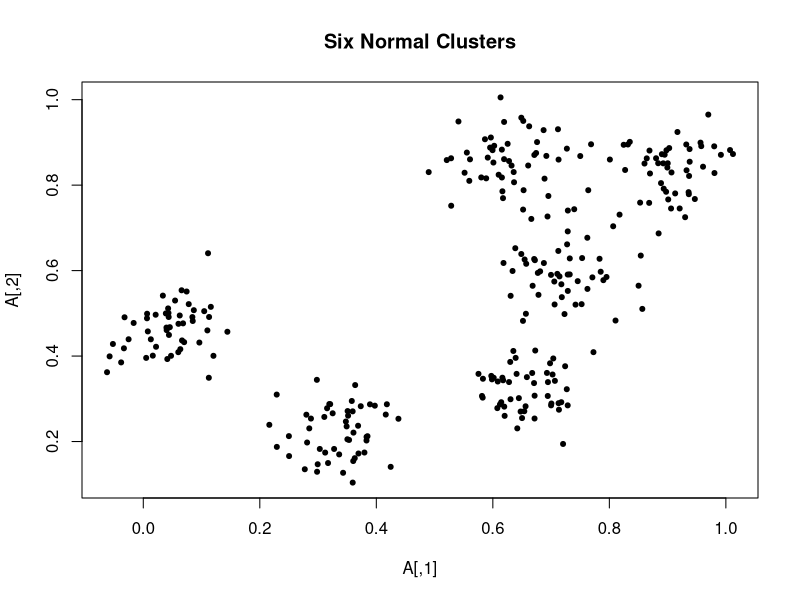

Write R code to recreate this figure. (Note: this script raises an error after producing the figure.)
# This example file generates a two-dimensional dataset of 300 points.
# It uses path length (TSP), tpPL, and OLO criteria to find orderings.
# It plots the paths and the heat maps all in one graph.

closeAllConnections()  # helps avoid "Error in file(con, "w") : all connections are in use"
library(lattice)       # for the levelplot function
library(latticeExtra)  # allow adding plotxy objects
library(MASS)
library(seriation)
library(viridis)
library(doParallel)
registerDoParallel()   # for parallel processing in TSP

### function that calculates the tree penalty matrix
penaltymatrix <-function(d,method){ 
  # d = dissimilarity matrix as a "dist" object
  # method = type of linkage: single, complete, average, Ward
  D<-as.matrix(d) # distance matrix as a "matrix" object
  if (method == "ward") {
    method = "ward.D2"
  }
  Tree1 <- hclust(d,method=method)   # tree object from hierarchical clustering
  n  <- length(Tree1$height)+1 # number of leaves in a tree
  a1 <- matrix(cutree(Tree1,1:n),ncol=n,nrow=n,byrow=F,dimnames=NULL) # matrix of cluster identities for different cuts
  h1 <- rev(Tree1$height)# vector of heights of cuts in decreasing order of length n-1
  PM <- matrix(rep(0,n^2),nrow=n) # create a matrix to save tree penalties
  for (i in 1:(n-1)) {
    for(j in (i+1):n) {
      e11 <- c(a1[i,])     # vector of cluster indices for point i
      e12 <- c(a1[j,])     # vector of cluster indices for point j
      lca1 <- max(which(e11==e12))  # least common ancestor node of i and j
      PM[i,j] <- h1[lca1]
      PM[j,i] <- PM[i,j]
    }
  }
  NM <- PM * mean(D) / mean(PM)           # normalized penalty matrix
  return(list(PM=PM,NM=NM))
}

### Generating example data: 6 Normal Clusters
### This code produces a matrix A of points
dim <- 2 # number of dimensions
cen <- 6 # number of clusters
s <- matrix(0.003,cen) # matrix of standard deviations
cl <- 50 # cluster size
n1 <- matrix(cl,cen)
mu <- matrix(runif(dim*cen),ncol=dim) # matrix of centers

C <- list()
for (i in 1:cen) {
  C[[i]] <- mvrnorm(n1[i],mu[i,], diag(rep(s[i],dim),dim,dim))
}

A <- C[[1]]
for (i in 2:cen) {
  A <- rbind(A,C[[i]])
}

### plot the points, if two dimensional
if (dim == 2) {
  plot(A, pch=20, main="Six Normal Clusters")
}

### define distance matrix and penalty matrix
n <- nrow(A) # number of points
d <- dist(A, method="euclidean") # distance matrix as a "dist" object
D <- as.matrix(d) # distance matrix as a "matrix" object

mylinkage <- "average" ## Choose a hierarchical tree type for tpPL and OLO seriation methods
TP <- penaltymatrix(d,method=mylinkage)$NM # tree penalty matrix (normalized)
tp <- as.dist(TP) # tree penalty matrix as a "dist" object
b <- 0.5 # tuning parameter for tpPL method (0.3-0.8 range recommended)
tppl <- d+b*tp # tree-penalized path length matrix as a "dist" object

### obtain TSP, OLO, and tpPL seriation orderings
rp <- 50 # number of iterations for TSP and tpPL methods
methods <- c("TSP","tpPL","OLO")
ord <- list()
cat("Computing",rp,"TSP orderings\n")
ord$tsp <- get_order(seriate(d,"TSP",control=list(rep=rp,"two_opt"),parallel=T)) 
cat("Computing",rp,"tpPL orderings\n")
ord$tppl <- get_order(seriate(tppl,"TSP",control=list(rep=rp,"two_opt"),parallel=T)) 
cat("Computing OLO ordering\n")
ord$olo <- get_order(seriate(d,method="OLO_average"))

### plot the three orderings
cat("Plotting the orderings\n")
dev.off()
for(i in 1:3){
  score <- criterion(d,ord[[i]],"Path_length")
  score2 <- criterion(tppl,ord[[i]],"Path_length")

  ### start ordering with smaller D values; helps orderings match each other
  BestPath = ord[[i]]
  j = round(n/2)
  if (sum(sum(D[BestPath[1:(j+1)],BestPath[1:(j+1)]])) > sum(sum(D[BestPath[(n-j):n],BestPath[(n-j):n]]))) {
    BestPath = rev(BestPath)  # reverse ordering; not a substantive change
  }
  imagetitle = paste(methods[i],"path length",round(score,4))
  
  ### plot points and line segments to represent the path
  ### starting point is green, ending point is black
  pa <-xyplot(A[BestPath,2]~A[BestPath,1],
              aspect = 1:1,type="p",cex=c(1,rep(0.6,n-2),1),
              pch=20,scales=list(x=list(draw=F),y=list(draw=F)),
              col=rep(c("green","red","black"),c(1,n-2,1)),
              xlab="",ylab="",main=imagetitle
              ) +xyplot(A[BestPath,2]~A[BestPath,1],type="l",
                        cex=0.5, pch=20, col="blue")
  
  print(pa,split=c(1,i,2,3),more=TRUE)
  
  ### create and plot heat map
  f <- function (mm) t(mm)[ ,nrow(mm):1] # rotates matrix 90 deg. clockwise
  ga <-levelplot(f(D[BestPath,BestPath]), xlab=" ", ylab=" ",scales=list(draw=F),
                 col.regions =viridis,
                 colorkey = list(space= "right"))
  
  if (i < 3) {
    print(ga,split=c(2,i,2,3),more=TRUE)
  } else {
    print(ga,split=c(2,i,2,3),more=FALSE)
  }
}
